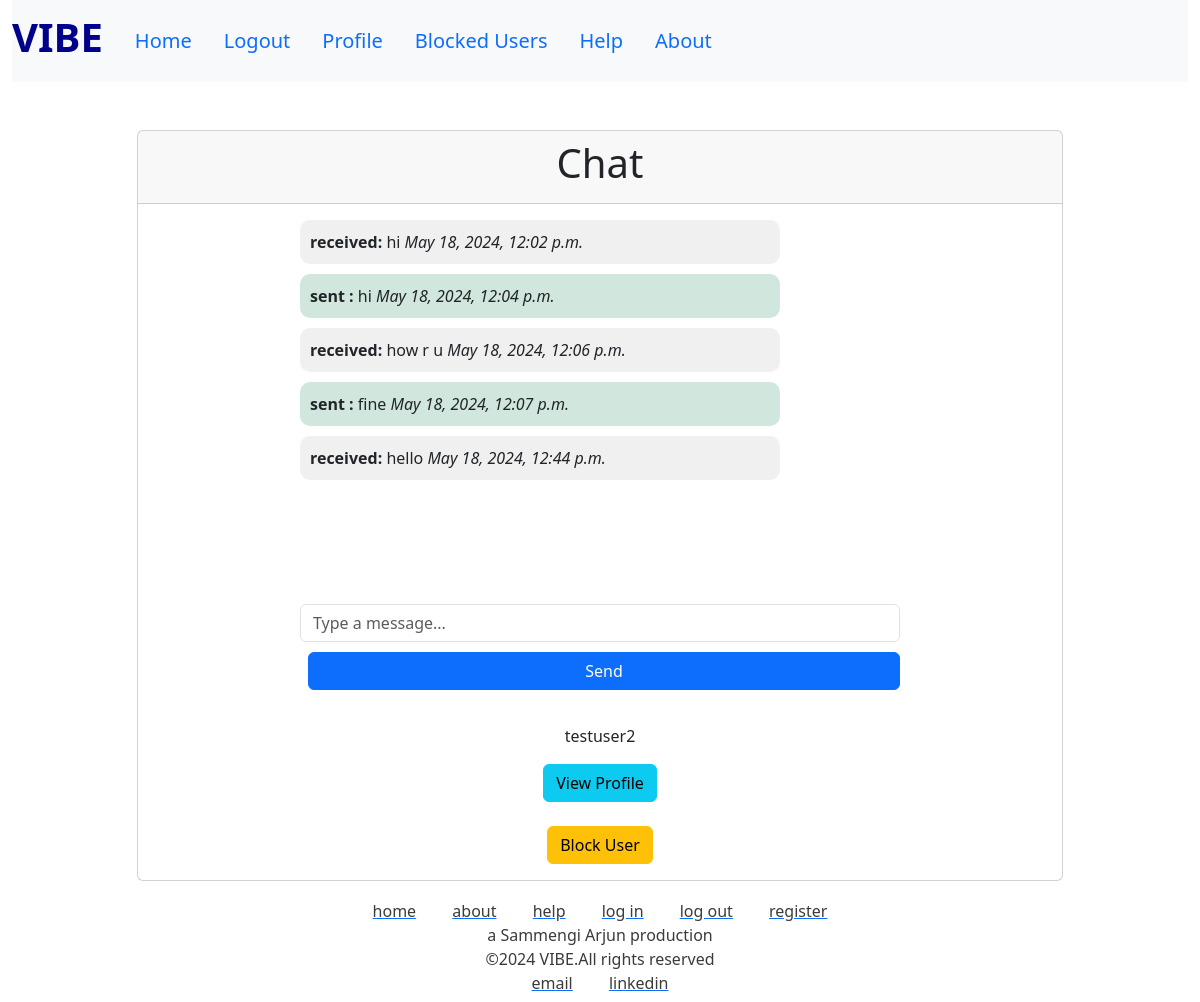
The app's page /chat/4/ (signed in), older data.
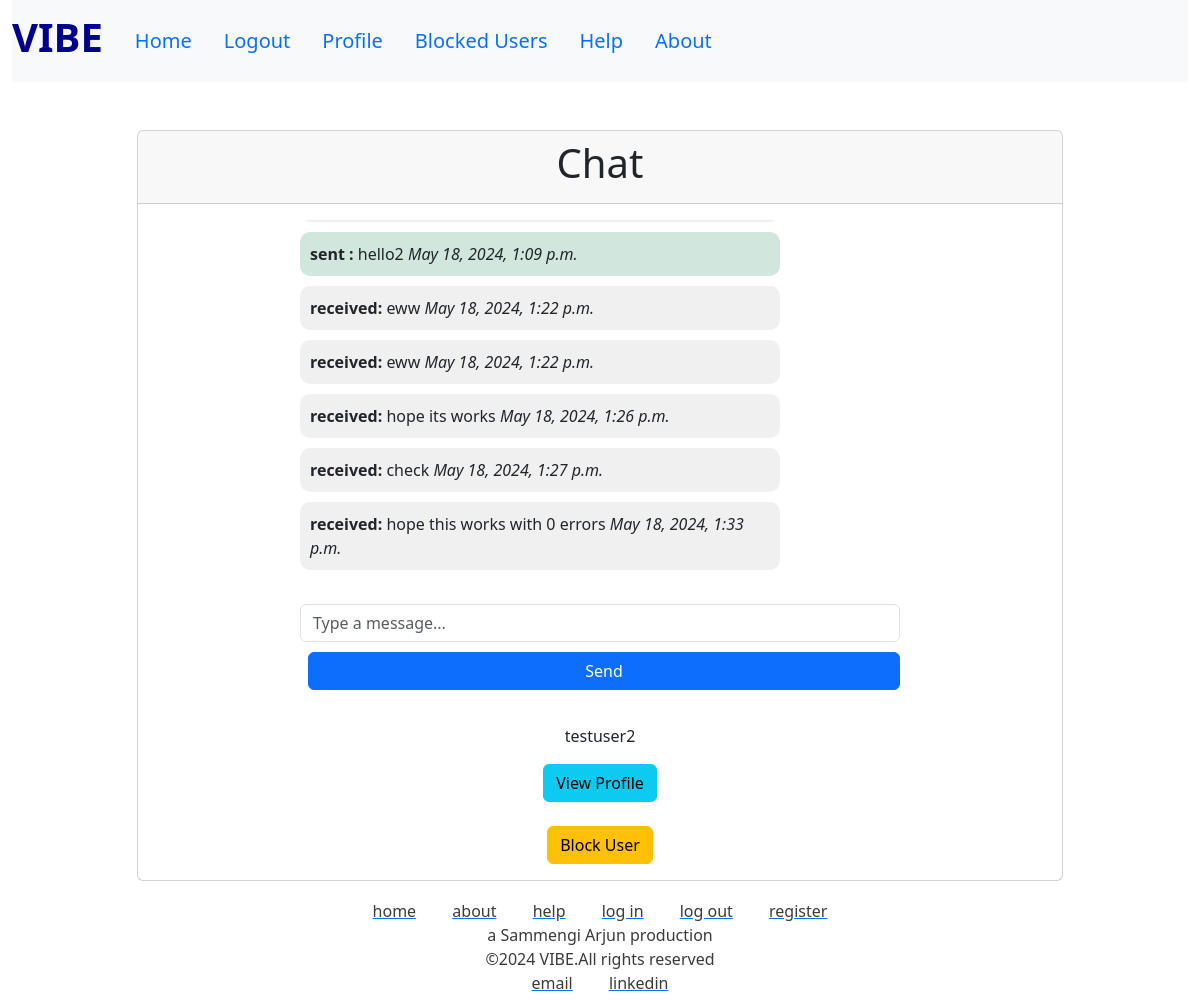
The same page, newer data.
### vibeapp/models.py (models this page shows, shortened)
class Message(models.Model):
    sender = models.ForeignKey(CustomUser, related_name='sent_messages', on_delete=models.CASCADE)
    receiver = models.ForeignKey(CustomUser, related_name='received_messages', on_delete=models.CASCADE)
    content = models.TextField()
    timestamp = models.DateTimeField(default=timezone.now)

### vibeapp/views.py (the view, shortened to what this page needs)
# urls.py: path('chat/<int:user_id>/', views.chat_with_user, name='chat_with_user'),
@login_required
def chat_with_user(request, user_id):
    receiver = get_object_or_404(CustomUser, pk=user_id)
    if BlockedUser.objects.filter(Q(blocker=request.user, blocked=receiver) | Q(blocker=receiver, blocked=request.user)).exists():
        return redirect('home')
    vibe_match, created = VibeMatch.objects.get_or_create(
        user1=min(request.user, receiver, key=lambda u: u.id),
        user2=max(request.user, receiver, key=lambda u: u.id)
    )
    messages = Message.objects.filter(
        (Q(sender=request.user) & Q(receiver=receiver)) |
        (Q(sender=receiver) & Q(receiver=request.user))
    ).order_by('timestamp')
    if request.method == 'POST' and 'content' in request.POST:
        form = MessageForm(request.POST)
        if form.is_valid():
            message = form.save(commit=False)
            message.sender = request.user
            message.receiver = receiver
            message.save()
            messages_html = render_to_string('messages_partial.html', {'messages': messages, 'user': request.user})
            if request.headers.get('x-requested-with') == 'XMLHttpRequest':
                return JsonResponse({'messages_html': messages_html})
            return redirect('chat_with_user', user_id=user_id)
    elif request.method == 'GET' and 'fetch_new' in request.GET:
        messages_html = render_to_string('messages_partial.html', {'messages': messages, 'user': request.user})
        return JsonResponse({'messages_html': messages_html})
    else:
        form = MessageForm()
    return render(request, 'chat.html', {
        'receiver': receiver,
        'messages': messages,
        'form': form,
        'user': request.user,
        'receiver_id': user_id,
        'vibe_match': vibe_match,
        'show_profile': vibe_match.matched
    })

### vibeapp/forms.py
class MessageForm(forms.ModelForm):
    class Meta:
        model = Message
        fields = ['content']
        widgets = {
            'content': forms.TextInput(attrs={'class': 'form-control', 'placeholder': 'Type a message...', 'autocomplete': 'off'}),
        }

### vibeapp/templates/chat.html (shortened to what this page needs)
{% extends 'home.html' %}
{% block body %}
<div class="container mt-5">
    <div class="row justify-content-center">
        <div class="col-md-10">
            <div class="card">
                <div class="card-header text-center">
                    <h1>Chat</h1>
                </div>
                <div class="card-body">
                    <div class="chat-container" style="position: relative; height: 60vh;">
                        <div class="messages" style="overflow-y: auto; height: calc(100% - 120px);">
                            <ul class="list-group">
                                {% include 'messages_partial.html' %}
                            </ul>
                        </div>
                        <div class="send-message" style="position: absolute; bottom: 0; width: 100%;">
                            <form id="message-form" method="post" class="d-flex">
                                <div class="flex-grow-1">
                                    {{ form.content }}
                                </div>
                                <div class="ms-2">
                                    <button type="submit" name="send_message" class="btn btn-primary">Send</button>
                                </div>
                            </form>
                        </div>
                    </div>
                    <div class="vibe-actions text-center mt-4">
                        {% if not show_profile %}
                        <form method="post">
                            {% csrf_token %}
                            <button type="submit" name="vibe_action" value="vibe_match" class="btn btn-success">Vibe Match</button>
                            <button type="submit" name="vibe_action" value="vibe_not_match" class="btn btn-danger">Vibe Not Match</button>
                        </form>
                        {% else %}
                        <p class="mt-3">{{ receiver.username }}</p>
                        <button id="toggle-profile-btn" class="btn btn-info">View Profile</button>
                        {% endif %}
                    </div>
                    <div class="block-user text-center mt-4">
                        <form method="post" action="{% url 'block_user' receiver_id %}">
                            <button type="submit" class="btn btn-warning">Block User</button>
                        </form>
                    </div>
                </div>
            </div>
        </div>
    </div>
</div>
{% endblock %}

### vibeapp/templates/messages_partial.html
{% for message in messages %}
<li class="{% if message.sender == user %}sent{% else %}received{% endif %}">
    <div class="message-content">
        <strong>{% if message.sender == user %}sent {% else %}received{% endif %}:</strong> {{ message.content }}
        <em>{{ message.timestamp }}</em>
    </div>
</li>
{% endfor %}

Row changes from the older to the newer data that the page shows:
no longer on this page (row unchanged): Message: shows "received", content "hi", timestamp "May 18, 2024, 12:02 p.m."
no longer on this page (row unchanged): Message: shows "sent", content "hi", timestamp "May 18, 2024, 12:04 p.m."
no longer on this page (row unchanged): Message: shows "received", content "how r u", timestamp "May 18, 2024, 12:06 p.m."
no longer on this page (row unchanged): Message: shows "sent", content "fine", timestamp "May 18, 2024, 12:07 p.m."
no longer on this page (row unchanged): Message: shows "received", content "hello", timestamp "May 18, 2024, 12:44 p.m."
added Message: shows "sent", content "hello2", timestamp "May 18, 2024, 1:09 p.m."
added Message: shows "received", content "eww", timestamp "May 18, 2024, 1:22 p.m."
added Message: shows "received", content "eww", timestamp "May 18, 2024, 1:22 p.m."
added Message: shows "received", content "hope its works", timestamp "May 18, 2024, 1:26 p.m."
added Message: shows "received", content "check", timestamp "May 18, 2024, 1:27 p.m."
added Message: shows "received", content "hope this works with 0 errors", timestamp "May 18, 2024, 1:33 p.m."
